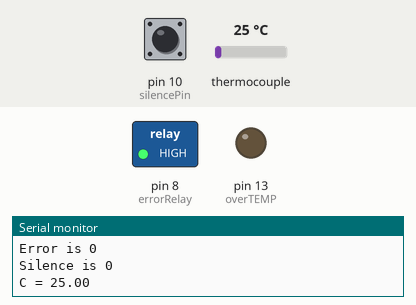
Recording of a sketch running on a simulated Arduino Uno, built with avr-gcc and run on an emulated ATmega328P. Parts: switched loads named in the sketch (green lamp = pin HIGH), output pins drawn as LEDs (lit = HIGH), the last lines printed to the serial monitor. The inputs (shaded band) are chosen by the test bench; at power-on: thermocouple 25 °C, pin 10 (silencePin) HIGH. Pins used as bus, display or sensor lines are not drawn.

Above: at 1.7 s.
1.8 s: thermocouple set to 28 °C
3.6 s: thermocouple set to 33 °C
At 5.1 s:
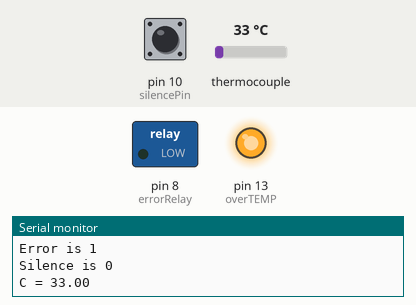
6.0 s: pin 10 (silencePin) pulled LOW for 3.2 s
At 7.8 s:
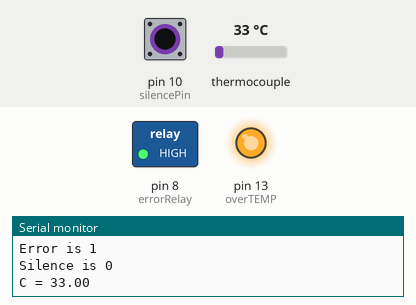
10.7 s: thermocouple set to 6 °C
At 12.6 s:
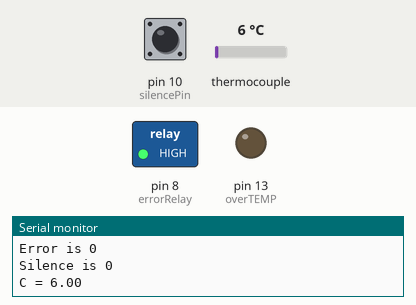
13.0 s: thermocouple set to 75 °C
At 14.4 s:
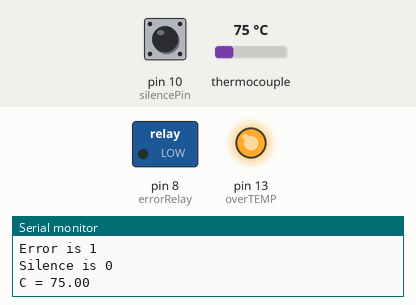
Timing chart, 0 to 16.0 s (numbered marks = the images above; inputs shaded):
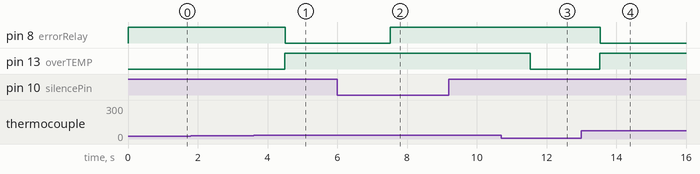

Measured:
- the behaviour switches between 30 and 31 °C on thermocouple (found by bisection; images 0 and 1)
- after the input at 3.6 s, pin 8 (errorRelay): HIGH → LOW after 0.90 s; pin 13 (overTEMP): LOW → HIGH after 0.90 s
- after the input at 6.0 s, pin 8 (errorRelay): LOW → HIGH after 1.5 s
- after the input at 10.7 s, pin 13 (overTEMP): HIGH → LOW after 0.83 s
- after the input at 13.0 s, pin 8 (errorRelay): HIGH → LOW after 0.54 s; pin 13 (overTEMP): LOW → HIGH after 0.53 s

The sketch:

State_Machine.ino
```cpp
/*
Reel Solar Power, Inc.
Author: Daniel Woodson
Start Date: 20160928
*/

// built from examples:
// www.ladyada.net/learn/sensors/thermocouple

#include "max6675.h"

//arduino uno setup
const int thermoDO = 4; //Thermocouple setup
const int thermoCS = 5; //Thermocouple setup
const int thermoCLK = 6; //Thermocouple setup
const int overTEMP = 13; //can change to regular variable later but might be nice to keep
const int errorRelay = 8; //digital output to alarm relay
const int vccPin = 3; //can eliminate later
const int gndPin = 2; //can eliminate later
const int vccPin2 = 9; //can eliminate later
const int silencePin = 10; //digital input to silence alarm button

//variables
char* errorStr[] = {"Low Air Pressure", "High Water Temperature", "Vacuum Pressure High" , "Thermocouple Broken!"};
float highTemp = 30.0; //Cooling Loop High Temperature Set Point
float resetTemp = 29.5; //Cooling Loop Reset Temperature Set Point


MAX6675 thermocouple(thermoCLK, thermoCS, thermoDO); //Thermocouple setup


void thermocoupleRead() {
  // read the parameters, alarm if out of spec.
  static int counter = 0;
  static int silence = 0;
  static int error = 0;
  static int lasterror = 0;

    counter = counter + 1;
    if (counter == 100){
      counter = 0;
           if (thermocouple.readCelsius() < resetTemp){

             digitalWrite(overTEMP, LOW);
             digitalWrite(errorRelay, HIGH); //this turns the alarm off if the temp goes below the reset value
             silence = 0;
             error = 0;
             lasterror = 0;
             Serial.print("Error is ");
             Serial.println(error);
             Serial.print("Silence is ");
             Serial.println(silence);
             }

           else if (thermocouple.readCelsius() > highTemp){
             error = 1;
             if (silence == 1){
               lasterror = error;
               silence = 0;
               }
             Serial.println(errorStr[1]);
             digitalWrite(overTEMP, HIGH);
             Serial.print("Error is ");
             Serial.println(error);
             Serial.print("Silence is ");
             Serial.println(silence);
             }

           else if (isnan(thermocouple.readCelsius())){
             error = 2;
             if (silence == 1){
               lasterror = error;
               silence = 0;
               }
             Serial.println(errorStr[3]);
             Serial.print("Error is ");
             Serial.println(error);
             Serial.print("Silence is ");
             Serial.println(silence);
             }

      Serial.print("C = ");
      Serial.println(thermocouple.readCelsius()); //outputs chilled water temperature to serial interface

      if (digitalRead(silencePin) == LOW){
         digitalWrite(errorRelay, HIGH); //This turns the alarm off with the silence button
         silence = 1;
         }
      if (lasterror != error) {
       digitalWrite(errorRelay, LOW); //this turns the alarm on

       }

    }

}


void setup() {
  Serial.begin(9600);
  // use Arduino pins
  pinMode(vccPin, OUTPUT); digitalWrite(vccPin, HIGH); //can eliminate later
  pinMode(gndPin, OUTPUT); digitalWrite(gndPin, LOW); //can eliminate later
  pinMode(vccPin2, OUTPUT); digitalWrite(vccPin2, LOW); //can eliminate later
  pinMode(silencePin, INPUT); digitalWrite(silencePin, HIGH);
  pinMode(overTEMP, OUTPUT); digitalWrite(overTEMP, LOW);
  pinMode(errorRelay, OUTPUT); digitalWrite(errorRelay, HIGH);

  Serial.println("Welcome to the THUNDERDOME!!!");
  Serial.println("MAX6675 test");
  // wait for MAX chip to stabilize
  delay(500);
}

void loop() {

  thermocoupleRead();
    delay(10);

}
```
